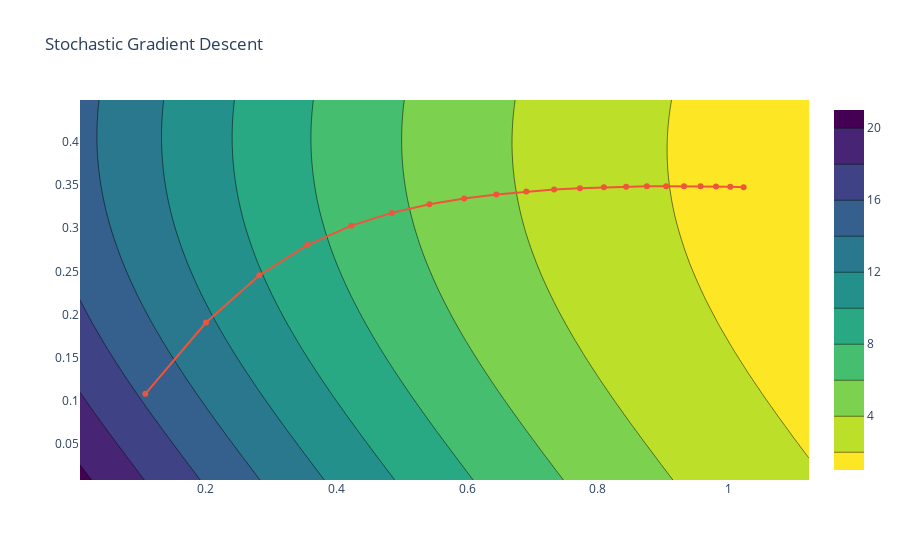

Notebook code for this chart:
### Code cell
contour_plot('Stochastic Gradient Descent', thetas_stoch, average_squared_loss, sin_model, x, y)
